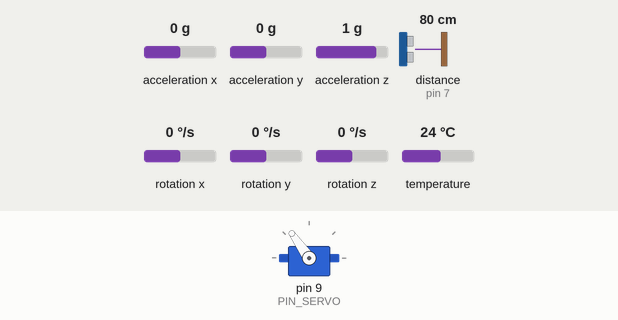
Simulated run of this sketch. Board: Arduino Uno, built with avr-gcc and run on an emulated ATmega328P. Parts: servo. Inputs (shaded band) come from the test bench; at power-on: acceleration y 0 g, distance to the obstacle (sensor on pin 7) 80 cm, acceleration z 1 g, rotation x 0 °/s, acceleration x 0 g, rotation y 0 °/s, rotation z 0 °/s, temperature 24 °C. The echo pulse lasts 58.3 µs per cm; what the sketch prints to the serial monitor is not drawn.

Above: at 3.4 s.
3.5 s: acceleration y set to 0.8 g
At 4.14 s:
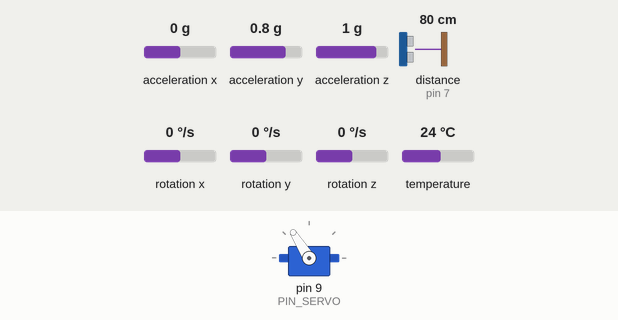
6.5 s: distance to the obstacle (sensor on pin 7) set to 18 cm
9.5 s: acceleration z set to 0.8 g
At 10.7 s:
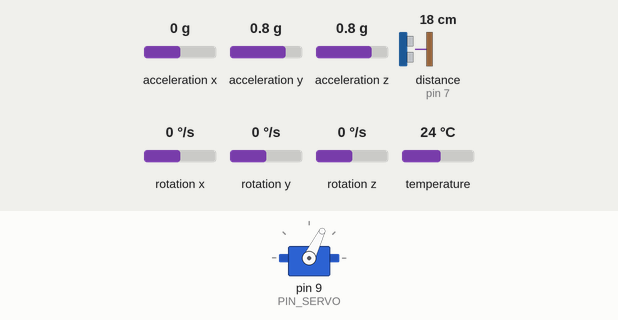
11.4 s: rotation x set to -192 °/s
At 13.6 s:
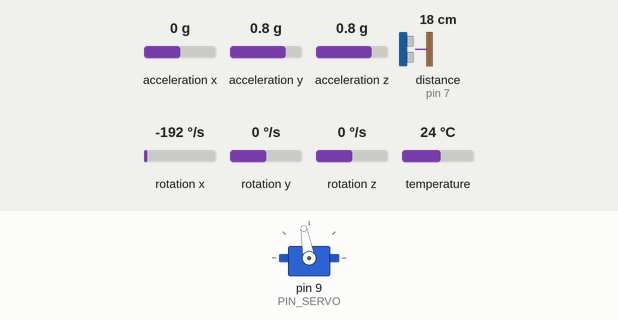
14.4 s: distance to the obstacle (sensor on pin 7) set to 2 cm
16.2 s: acceleration y set to -1.4 g
At 18.0 s:
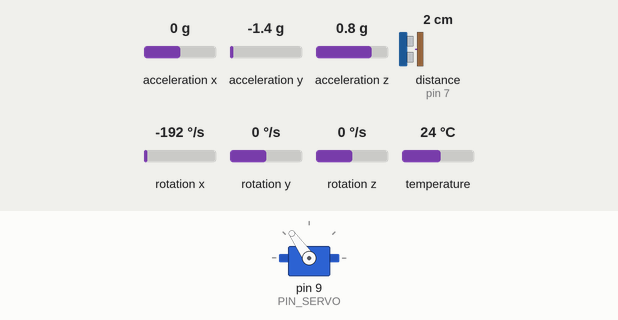
Timing chart, 0 to 19.3 s (numbered marks = the images above; inputs shaded):
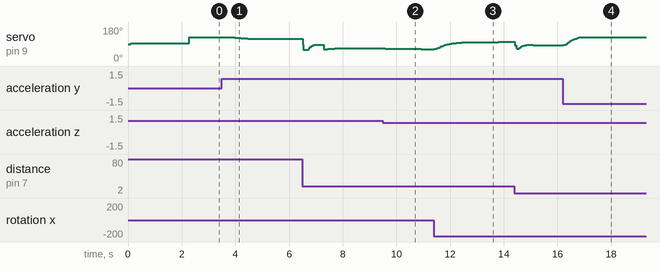

Measured:
- after the input at 3.5 s, servo on pin 9 (PIN_SERVO): moves from 125° to 118° over 0.78 s, starting after 0.48 s
- after the input at 9.5 s, servo on pin 9 (PIN_SERVO): 67° → 66° after 0.08 s, → 65° 0.18 s later, → 64° 0.22 s later, → 63° 0.94 s later
- after the input at 11.4 s, servo on pin 9 (PIN_SERVO): moves from 63° to 101° over 2.4 s, starting at once
- after the input at 16.2 s, servo on pin 9 (PIN_SERVO): moves from 84° to 125° over 0.58 s, starting at once

The sketch:

bab_controlador.ino
```cpp
#include <Adafruit_MPU6050.h>
#include <NewPing.h>
#include <Servo.h>

#define PI 3.14159265359

#define MAX_DELAY_US 16383

#define ADC_BITS 10
#define ADC_MAX  ((2 << ADC_BITS) - 1)

#define BAUD_RATE  115200
#define SEND_COUNT 9

#define CONTROL_PERIOD_US  20000 // 20 ms (50 Hz)
#define DT                 (CONTROL_PERIOD_US / 1e6)

#define BEAM_MID_M 0.180 // Mitad de la longitud de la barra en metros (MEDIR)
#define CART_MID_M 0.028  // Mitad de la longitud del carro (MEDIR)

#define CALIB_ITERS 25 // Medio segundo de calibración

#define SERVO_AMP_DEG 90
#define SERVO_MAX 30
#define SERVO_MIN_US  500
#define SERVO_MAX_US  2500

#define SONAR_MAX_CM   50
#define SONAR_US_PER_M 5831

#define PIN_POT   A3
#define PIN_SERVO 9
#define PIN_TRIG  6
#define PIN_ECHO  7

#define ALPHA 0.05

#define CALIBRATE 1

unsigned long last_time;

Servo servo;
NewPing sonar(PIN_TRIG, PIN_ECHO, SONAR_MAX_CM);
Adafruit_MPU6050 mpu;

float gyro_bias;
float acc_bias;
float ang_vel;

void setup() {
  Serial.begin(BAUD_RATE);
  servo.attach(PIN_SERVO);

  if (!mpu.begin()) {
    Serial.println("Failed to find MPU6050!");
    while (1) {
      delay(100);
    }
  }

  mpu.setAccelerometerRange(MPU6050_RANGE_8_G);
  mpu.setGyroRange(MPU6050_RANGE_500_DEG);
  mpu.setFilterBandwidth(MPU6050_BAND_44_HZ);

  delay(100);

  moveServo(0);

  delay(2000);

#if CALIBRATE
  sensors_event_t a, g, temp;

  acc_bias = 0;
  for (int i = 0; i < CALIB_ITERS; i++){
    delayMicroseconds(CONTROL_PERIOD_US);
    mpu.getEvent(&a, &g, &temp);
    acc_bias += atan2(a.acceleration.y, a.acceleration.z) * 180.0 / PI;
    gyro_bias += g.gyro.x;
  }
  acc_bias /= CALIB_ITERS;
  gyro_bias /= CALIB_ITERS;
#else
  // Valores a mano
  gyro_bias = 0;
  acc_bias  = 0;
#endif

  Serial.print("Gyro bias: ");
  Serial.println(gyro_bias);
  Serial.print("Acc bias:  ");
  Serial.println(acc_bias);

  // Siempre debe ser la última línea del setup
  last_time = micros();
}

void loop() {
  runPeriodicallyMicros(CONTROL_PERIOD_US);

  static float ang = 0;
  static float theta_obs = 0;
  static float omega_obs = 0;
  static float pos_obs = 0;
  static float vel_obs = 0;
  static float pos1 = 0;
  static float vel = 0;
  static float time = 0;
  static float u = 0;
  static float ref = 0;


  float refs[] = {-0.09, 0.09};
  if (time < 5.0) {
    ref = refs[0];
  } else {
    ref = refs[1];
  }

  float pos = readPosition();
  vel = (pos- pos1)/DT;
  pos1 = pos;
  ang = estimateAngle(ang);
  time += DT;

  const float A[4][4] = {{1.0, 0.02, 0.0, 0.0},
                  {-2.75, 0.572, 0.0, 0.0},
                  {0.0, 0.0, 1.0, 0.02},
                  {-0.003, 0.0, 0.0, 0.965}};
  const float B[4] = {0.0, 1.0728, 0.0, 0.0};
  const float C[2][4] = {{1.0, 0.0, 0.0, 0.0},
                  {0.0, 0.0, 1.0, 0.0}};

  // ruidoso
  //const float L[4][2] = {{.6371, 0.0}, {-3.4543, 0.0}, {0.0, 1.0301}, {-0.003, 11.1285}};
  const float L[4][2] = {    { 0.0003   , 0.0002},
   {-0.4655  , -0.0020},
    {0.0001  ,  0.3918},
   {-0.0019  ,  1.5908}
  };
  const float K[4] = {0.2533,   -0.0121, -116.5175,  -30};
  const float FF = -116.5175;


  // A*[th om pos vel] -K*x + B*u + L*[th-th_o pos-pos_o]
  // Implementamos observador
  float theta_obs1 = A[0][0]*theta_obs + A[0][1]*omega_obs + A[0][2]*pos_obs + A[0][3]*vel_obs + L[0][0]*(ang-theta_obs) + L[0][1]*(pos-pos_obs);
  float omega_obs1 = A[1][0]*theta_obs + A[1][1]*omega_obs + A[1][2]*pos_obs + A[1][3]*vel_obs + B[1]*u + L[1][0]*(ang-theta_obs) + L[1][1]*(pos-pos_obs);

  float pos_obs1   = A[2][0]*theta_obs + A[2][1]*omega_obs + A[2][2]*pos_obs + A[2][3]*vel_obs + L[2][0]*(ang-theta_obs) + L[2][1]*(pos-pos_obs);
  float vel_obs1   = A[3][0]*theta_obs + A[3][1]*omega_obs + A[3][2]*pos_obs + A[3][3]*vel_obs + L[3][0]*(ang-theta_obs) + L[3][1]*(pos-pos_obs);
  theta_obs = theta_obs1;
  omega_obs = omega_obs1;
  pos_obs = pos_obs1;
  vel_obs = vel_obs1;

  //u = -K[0]*theta_obs - K[1]*omega_obs - K[2]*pos_obs - K[3]*vel_obs;

  // Feedforward
  u = -K[0]*theta_obs - K[1]*omega_obs - K[2]*pos_obs - K[3]*vel_obs + FF * ref;
  moveServo(u);

  float datos[] = {ref, pos, pos_obs, vel, vel_obs, ang, theta_obs, ang_vel, omega_obs};
  matlab_send(datos);

  // Serial.print(ref);
  // Serial.print(", ");
  // Serial.print(pos);
  // Serial.print(", ");
  // Serial.print(ang);
  // Serial.println();
}

/// Toma valores entre -90 y 90 grados.
/// Satura valores por fuera de ese rango.
void moveServo(float angle) {
  angle = saturate(angle, -SERVO_MAX, SERVO_MAX);
  unsigned int us = remap(angle, -SERVO_AMP_DEG, SERVO_AMP_DEG, SERVO_MIN_US, SERVO_MAX_US);
  servo.writeMicroseconds(us);
}

/// Devuelve la posición del centro del carrito
/// respecto del centro de la barra, en metros.
float readPosition() {
  float distance = readSonar();
  return distance + CART_MID_M - BEAM_MID_M;
}

/// Devuelve una posición de referencia para el carrito
/// respecto del centro de la varilla, en metros.
float readReference() {
  float value = analogRead(PIN_POT);
  return remap(value, 0, ADC_MAX, -BEAM_MID_M, BEAM_MID_M);
}

/// Devuelve el ángulo de la barra filtrado con un filtro complementario.
float estimateAngle(float prev_ang) {
  sensors_event_t a, g, temp;
  mpu.getEvent(&a, &g, &temp);

  ang_vel = (g.gyro.x - gyro_bias) * 180.0 / PI;
  float ang_gyro = prev_ang + DT * (g.gyro.x - gyro_bias) * 180.0 / PI;
  float ang_acc = atan2(a.acceleration.y, a.acceleration.z) * 180.0 / PI - acc_bias;

  return ALPHA * ang_acc + (1 - ALPHA) * ang_gyro;
}

float readSonar() {
  unsigned int us = sonar.ping();
  if (us == 0) {
    return (float)SONAR_MAX_CM / 100.0;
  }
  return (float)us / SONAR_US_PER_M;
}

void matlab_send(float data[SEND_COUNT]){
  // Envío de header
  Serial.write("abcd");

  for (int i = 0; i < SEND_COUNT; i++) {
    byte * b = (byte *) &data[i];
    Serial.write(b, sizeof(float));
  }
}

float remap(float x, float from_min, float from_max, float to_min, float to_max) {
  return (x - from_min) / (from_max - from_min) * (to_max - to_min) + to_min;
}

float saturate(float x, float min, float max) {
  if (x > max) {
    x = max;
  } else if (x < min) {
    x = min;
  }
  return x;
}

void runPeriodicallyMicros(unsigned long period) {
  unsigned long curr_time = micros();
  unsigned long elapsed = curr_time - last_time;
  long sleep_time = (long)(period - elapsed);
  last_time += period;

  if (sleep_time > 0) {
    delayMicrosecondsFixed(sleep_time);
  }
}

void delayMicrosecondsFixed(unsigned long us) {
  while (us > MAX_DELAY_US) {
    us -= MAX_DELAY_US;
    delayMicroseconds(MAX_DELAY_US);
  }
  delayMicroseconds(us);
}
```
